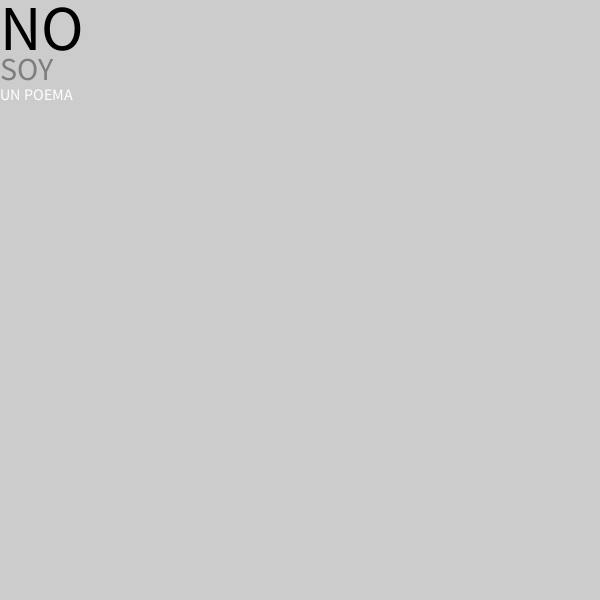
Frame 1 (no input)
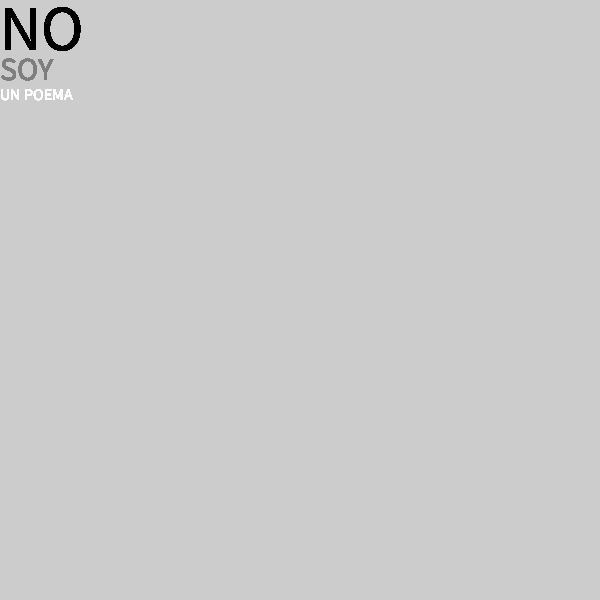
Frame 60 (the mouse pressed at the canvas centre just before this capture)
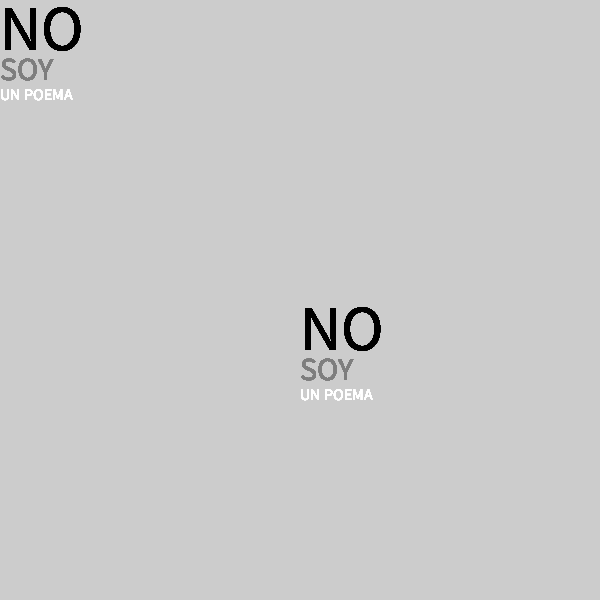
Frame 120 (the mouse held since frame 60 and released just before this capture)

The Processing sketch that drew these frames (run headless with seeded random() and noise(); from frame 60 on, the mouse is pressed at the canvas centre):

// Processing sketch: ejercicio4
// ── ejercicio4.pde
void setup(){
  size(600,600);
}
void draw(){
  fill(0);
  textSize(64);
  text("NO", mouseX, mouseY+50);
  fill(126);
  textSize(32); 
  text("SOY", mouseX, mouseY+80);
  fill(255);
  textSize(16);
  text("UN POEMA", mouseX, mouseY+100);
}
